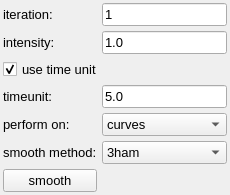
         <widget class="QWidget" name="sac_tab">
          <property name="font">
           <font>
            <family>Arial</family>
            <pointsize>10</pointsize>
            <weight>50</weight>
            <bold>false</bold>
            <strikeout>false</strikeout>
            <kerning>true</kerning>
           </font>
          </property>
          <attribute name="title">
           <string>smoothAnim</string>
          </attribute>
          <layout class="QGridLayout" name="gridLayout_3">
           <property name="leftMargin">
            <number>3</number>
           </property>
           <property name="topMargin">
            <number>3</number>
           </property>
           <property name="rightMargin">
            <number>3</number>
           </property>
           <property name="bottomMargin">
            <number>3</number>
           </property>
           <property name="spacing">
            <number>5</number>
           </property>
           <item row="0" column="0">
            <widget class="QLabel" name="sac_itLabel">
             <property name="text">
              <string>iteration:</string>
             </property>
            </widget>
           </item>
           <item row="0" column="1">
            <widget class="QLineEdit" name="sac_itEdit">
             <property name="text">
              <string>1</string>
             </property>
            </widget>
           </item>
           <item row="1" column="0">
            <widget class="QLabel" name="sac_inLabel">
             <property name="text">
              <string>intensity:</string>
             </property>
            </widget>
           </item>
           <item row="1" column="1">
            <widget class="QLineEdit" name="sac_inEdit">
             <property name="text">
              <string>1.0</string>
             </property>
            </widget>
           </item>
           <item row="2" column="0" colspan="2">
            <widget class="QCheckBox" name="sac_utCheckBox">
             <property name="text">
              <string>use time unit</string>
             </property>
             <property name="checked">
              <bool>true</bool>
             </property>
            </widget>
           </item>
           <item row="3" column="0">
            <widget class="QLabel" name="sac_tuLabel">
             <property name="text">
              <string>timeunit:</string>
             </property>
            </widget>
           </item>
           <item row="3" column="1">
            <widget class="QLineEdit" name="sac_tuEdit">
             <property name="text">
              <string>5.0</string>
             </property>
            </widget>
           </item>
           <item row="4" column="0">
            <widget class="QLabel" name="sac_selTypeLabel">
             <property name="text">
              <string>perform on:</string>
             </property>
            </widget>
           </item>
           <item row="4" column="1">
            <widget class="QComboBox" name="sac_selTypeComboBox">
             <item>
              <property name="text">
               <string>curves</string>
              </property>
             </item>
             <item>
              <property name="text">
               <string>selected keys</string>
              </property>
             </item>
            </widget>
           </item>
           <item row="5" column="0">
            <widget class="QLabel" name="sac_smoothMethodLabel">
             <property name="text">
              <string>smooth method:</string>
             </property>
            </widget>
           </item>
           <item row="5" column="1">
            <widget class="QComboBox" name="sac_smoothMethodComboBox">
             <property name="currentIndex">
              <number>2</number>
             </property>
             <item>
              <property name="text">
               <string>3linear</string>
              </property>
             </item>
             <item>
              <property name="text">
               <string>3bell</string>
              </property>
             </item>
             <item>
              <property name="text">
               <string>3ham</string>
              </property>
             </item>
             <item>
              <property name="text">
               <string>5quad</string>
              </property>
             </item>
             <item>
              <property name="text">
               <string>5bell</string>
              </property>
             </item>
             <item>
              <property name="text">
               <string>5ham</string>
              </property>
             </item>
            </widget>
           </item>
           <item row="6" column="0">
            <widget class="QPushButton" name="sac_cmdButton">
             <property name="enabled">
              <bool>true</bool>
             </property>
             <property name="text">
              <string>smooth</string>
             </property>
            </widget>
           </item>
          </layout>
         </widget>
